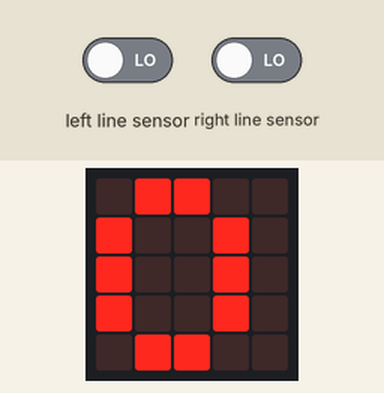
A program run on a simulated BBC micro:bit (MakeCode). Parts: the board's 5×5 LED display. Inputs (shaded band) come from the test bench; at power-on: left line sensor LOW, right line sensor LOW.

Above: at 2.0 s.
2.1 s: left line sensor driven HIGH
At 4.4 s:
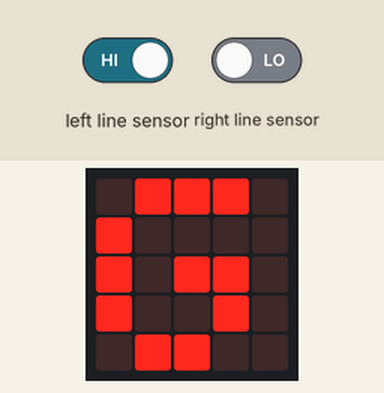
At 10.0 s:
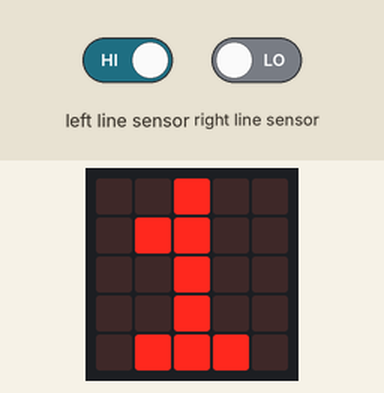
Timing chart, 0 to 11.5 s (numbered marks = the images above; inputs shaded):
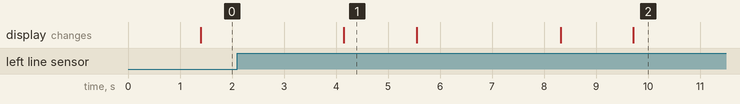

Measured:
- what the display in image 1 shows lasts 1.4 s, from 4.2 s to 5.6 s

The program:

main.ts
```typescript
basic.forever(function () {
    basic.showLeds(`
        # # # . .
        # . . # .
        # . . # .
        # . . # .
        # # # . .
        `)
    basic.pause(1000)
    basic.showNumber(maqueen.readPatrol(maqueen.Patrol.PatrolLeft))
    basic.pause(2000)
    basic.showLeds(`
        . # # # .
        # . . . .
        # . # # .
        # . . # .
        . # # . .
        `)
    basic.pause(1000)
    basic.showNumber(maqueen.readPatrol(maqueen.Patrol.PatrolRight))
    basic.pause(2000)
})
```

test.ts
```typescript
// les tests vont ici ; cela ne sera pas compilé si ce paquet est utilisé en tant qu'extension.
```
